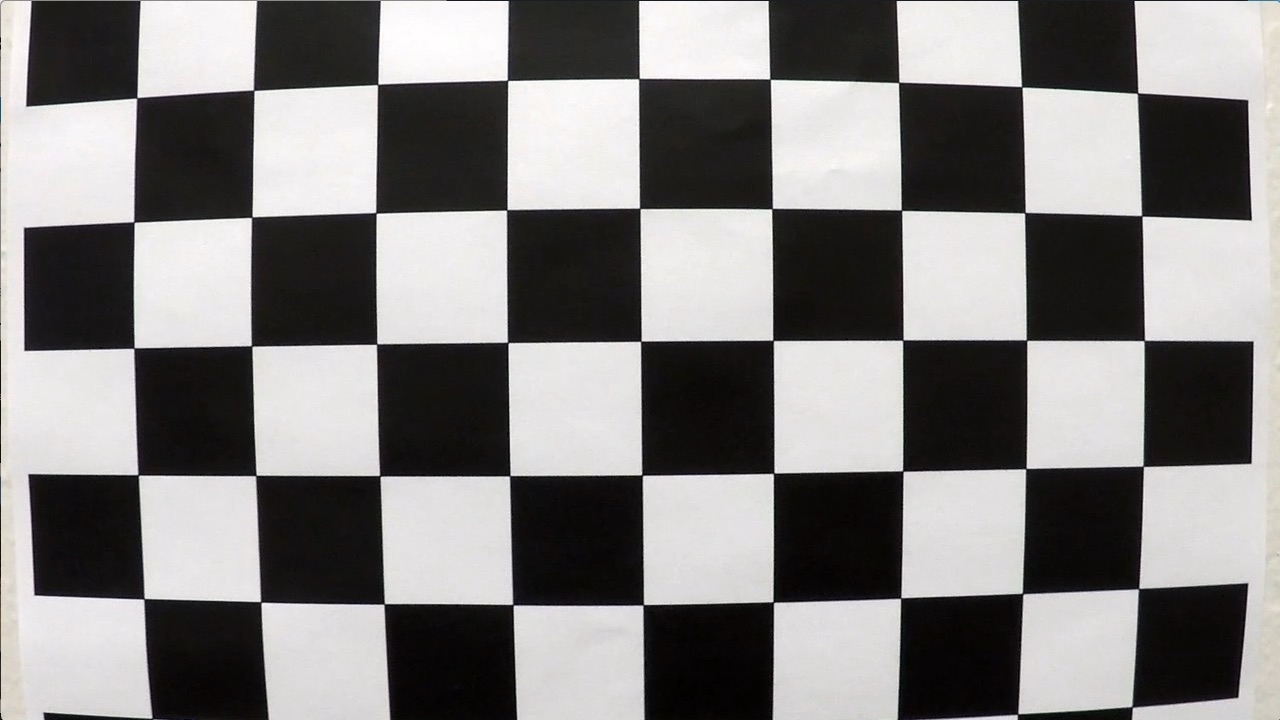
#> input picture camera_cal/calibration1.jpg, 1280 x 720 px; its folder holds 6 pictures in this run
$ jupyter execute --allow-errors pipeline_step_by_step.ipynb   (shell and % lines are left out)   (older library calls are emulated)
#> lines starting #> are read from the running program, lines starting #| are printed output that depends on the picture; after the words box and inside, x2 and y2 are one past the last pixel; in counts of white or black regions, pixels touching at a corner belong together
# Self-Driving Car Engineer Nanodegree

## Project 2: **Advanced Lane Finding**
***

This project goal is to develop a pipeline to identify the lane boundaries in a real scenario.

This is the advance version of the Finding Lane Lines on the Road project ([GitHub repository](https://github.com/rscova/CarND-LaneLines-P1))

The pipeline is based in 6 steps:
* 1. Camera Calibration
* 2. Distortion Image Correction
* 3. Color Spaces and Gradients Thresholds
* 4. Perspective transform (Bird's Eye)
* 5. Detect lane lines
* 6. Determine the lane curvature

So, in this jupyter notebook I am going to develop the pipeline step by step for one image, showing the results of each step to make easier to understand why I choose each method.

## Import Packages

[cell 1]
import matplotlib.pyplot as plt
import matplotlib.image as mpimg
import numpy as np
import cv2
import math, os, sys, glob
import pickle

from moviepy.editor import VideoFileClip
from IPython.display import HTML

## Advanced Lane Finding Step By Step

**Test Images**

[cell 2]
path_in = "test_images/"
path_out = "experiments/"
# Make a list of test images
img_names = os.listdir(path_in)

# Make a list of calibration images
cal_path = "camera_cal/"
img_calibration_paths = glob.glob(cal_path + "*.jpg")

print(img_names)
print(img_calibration_paths)

### Step 1: Camera Calibration

**1.1 Extract object points and image points for camera calibration**

[cell 3]
# prepare object points
nx = 9
ny = 6

# prepare object points, like (0,0,0), (1,0,0), (2,0,0) ....,(6,5,0)
objp = np.zeros((ny*nx,3), np.float32)
objp[:,:2] = np.mgrid[0:nx, 0:ny].T.reshape(-1,2)

# Arrays to store object points and image points from all the images.
objpoints = [] # 3d points in real world space
imgpoints = [] # 2d points in image plane.

# Step through the list and search for chessboard corners
plt.figure(figsize=(15,15))
#> (this line was passed over: IPython is not available in this run)
for idx,img_cal in enumerate(img_calibration_paths):
    image = cv2.imread(img_cal)
#> image is the input picture: shape (720, 1280, 3); mean B, G, R 127.8, 128.4, 130.1
    gray = cv2.cvtColor(image, cv2.COLOR_BGR2GRAY)

    # Find the chessboard corners
    ret, corners = cv2.findChessboardCorners(gray, (nx,ny), None)
#> ret = False; corners = None

    # If found, add object points, image points
    if ret == True:
        objpoints.append(objp)
        imgpoints.append(corners)

        # Draw and display the corners
        if img_cal == 'camera_cal/calibration2.jpg':
            cv2.drawChessboardCorners(image, (nx,ny), corners, ret)
            plt.figure(figsize=(7,7))
            plt.imshow(image)
            plt.title('Corners', fontsize=20)

 **1.2 Calibrate and calculate distortion coefficients**

[cell 4]
image = cv2.imread("camera_cal/calibration1.jpg")
img_size = (image.shape[1], image.shape[0])
#> img_size = (1280, 720)
imshape = image.shape
#> imshape = (720, 1280, 3)

# Do camera calibration given object points and image points
ret, mtx, dist, rvecs, tvecs = cv2.calibrateCamera(objpoints, imgpoints, img_size,None,None)

undist = cv2.undistort(image, mtx, dist, None, mtx)

#> (the rest of this cell did not finish here and is left out)

### Step 2: Distortion correction

[cell 5]
# Read Image
image = cv2.imread("test_images/straight_lines1.jpg")
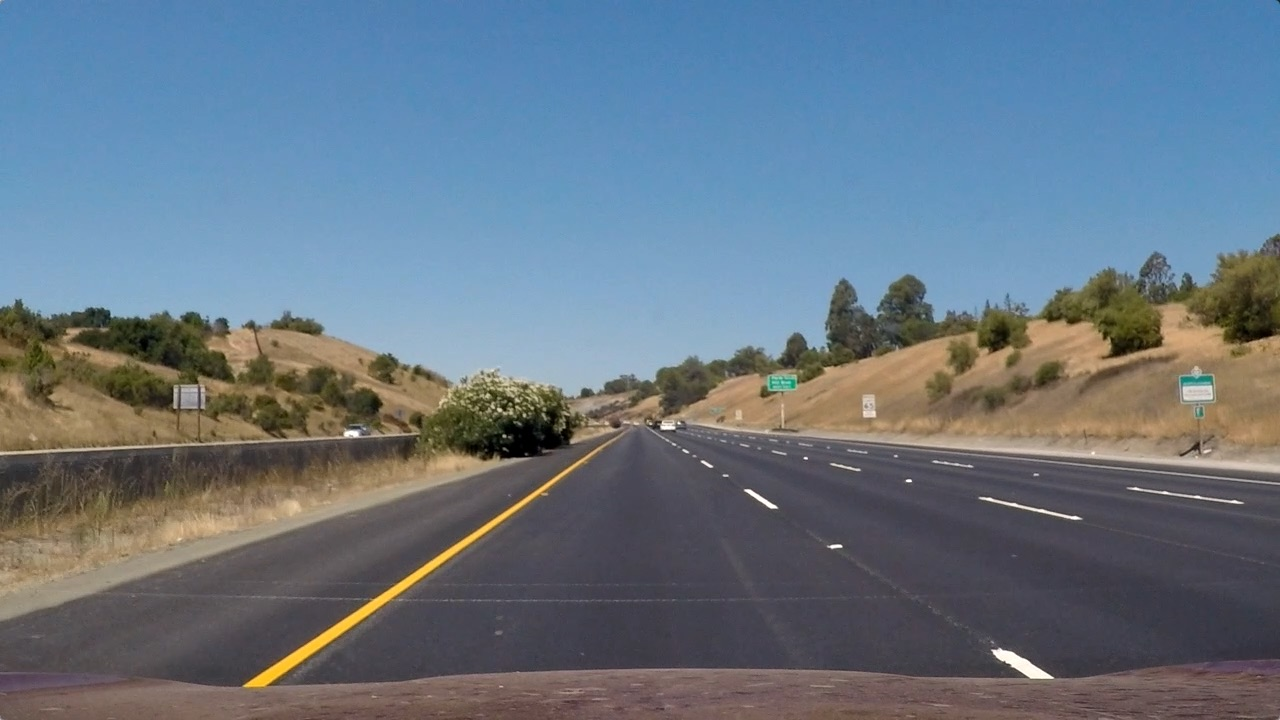
#> input picture test_images/straight_lines1.jpg, 1280 x 720 px
#> image is the input picture: shape (720, 1280, 3); mean B, G, R 131.2, 117.7, 103.2
image = cv2.cvtColor(image, cv2.COLOR_BGR2RGB)

# Remove distortion
undist = cv2.undistort(image, mtx, dist, None, mtx)

#Find differences
difference = cv2.subtract(image, undist)

# Draw and display
#> (the rest of this cell did not finish here and is left out)

### Step 3: Color Spaces and Gradients

**3.1 Color Spaces: RGB, HSV and HLS**

The channel S(HLS) and R(RGB) darkened, are the most suitable channels to detect lines.

S detects a little bit better the yellow and white marks in different iluminations, but get less information than R dark.

Despite, R dark don't take acount the shadows, but it is work worst than S (sometimes) because detects more light.

[cell 6]
def darkenImage(image,gamma=1.0):
    gamma_inverse = 1.0 / gamma
    lut_table = np.array([((i / 255.0) ** gamma_inverse) * 255 for i in np.arange(0, 256)]).astype("uint8")
    return cv2.LUT(image, lut_table)

# Change color space
# Split in to channels
r, g, b = cv2.split(undist)
dark_r = darkenImage(r, 0.7)
h_hsv, s_hsv, v_hsv = cv2.split(cv2.cvtColor(undist, cv2.COLOR_RGB2HSV))
h_hls, l_hls, s_hls = cv2.split(cv2.cvtColor(undist, cv2.COLOR_RGB2HLS))
l_lab, a_lab, b_lab = cv2.split(cv2.cvtColor(undist, cv2.COLOR_RGB2LAB))
l_luv, u_luv, v_luv = cv2.split(cv2.cvtColor(undist, cv2.COLOR_RGB2LUV))
y_ycrcb, cr_ycrcb, cb_ycrcb = cv2.split(cv2.cvtColor(undist, cv2.COLOR_RGB2YCrCb))

#> (the rest of this cell did not finish here and is left out)

**3.2 Thresholds to Channels R(RGB),V(HSV),S(HLS)**

[cell 7]
#thresholds
r_thres = (100, 255)
s_thres = (100, 255)

#Binary images
ret, binary_r = cv2.threshold(dark_r,100,1,cv2.THRESH_BINARY)
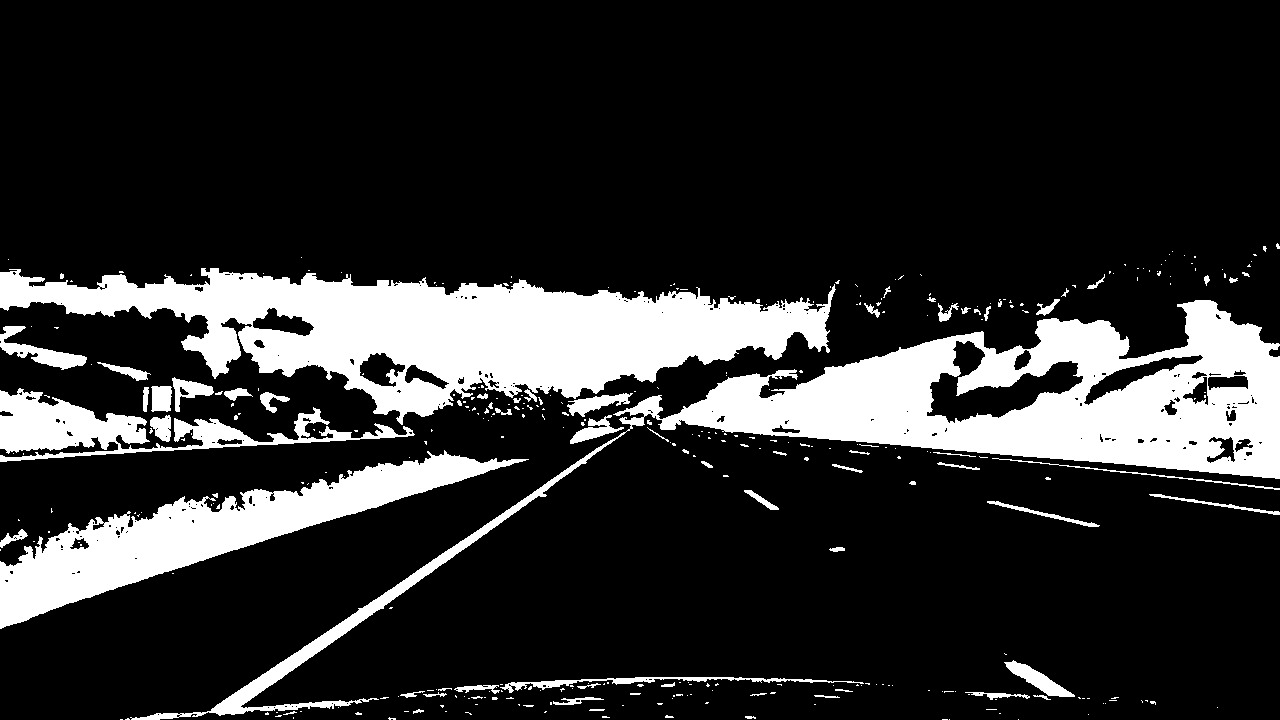
#> binary_r: shape (720, 1280); values 0 (black) and 1 (white), 17.9% white; 350 white regions (279 under 20 px), largest, box (x1, y1, x2, y2) and area: (130, 300, 1280, 720) 59493, (0, 268, 836, 425) 58696, (0, 450, 529, 629) 24731
ret, binary_s = cv2.threshold(s_hls,100,1,cv2.THRESH_BINARY)
#> binary_s: shape (720, 1280); values 0 (black) and 1 (white), 33.5% white; 771 white regions (625 under 20 px), largest, box (x1, y1, x2, y2) and area: (0, 0, 1280, 316) 283068, (213, 453, 593, 712) 5409, (1115, 299, 1188, 359) 2458
ret, s_binary_auto = cv2.threshold(s_hls,100,1,cv2.THRESH_BINARY | cv2.THRESH_TRIANGLE)
#> s_binary_auto: shape (720, 1280); values 0 (black) and 1 (white), 1.6% white; 345 white regions (268 under 20 px), largest, box (x1, y1, x2, y2) and area: (213, 457, 587, 711) 5008, (1116, 301, 1188, 359) 1812, (1248, 290, 1280, 342) 770

#> (the rest of this cell did not finish here and is left out)

**3.3 Gradients**

[cell 8]
# Sobel x
sobelx = cv2.Sobel(dark_r, cv2.CV_64F, 1, 0) # Take the derivative in x
abs_sobelx = np.absolute(sobelx) # Absolute x derivative to accentuate lines away from horizontal
scaled_sobelx = np.uint8(255*abs_sobelx/np.max(abs_sobelx))

# Threshold x gradient
thresh_min = 20
thresh_max = 200
gradx = np.zeros_like(scaled_sobelx)
gradx[(scaled_sobelx >= thresh_min) & (scaled_sobelx <= thresh_max)] = 1

# Sobel y
sobely = cv2.Sobel(dark_r, cv2.CV_64F, 0, 1) # Take the derivative in x
abs_sobely = np.absolute(sobely) # Absolute x derivative to accentuate lines away from horizontal
scaled_sobely = np.uint8(255*abs_sobely/np.max(abs_sobely))

# Threshold y gradient
thresh_min = 20
thresh_max = 200
grady = np.zeros_like(scaled_sobely)
grady[(scaled_sobely >= thresh_min) & (scaled_sobely <= thresh_max)] = 1

#Magnitud of the Gradient
grad_mag = np.sqrt(sobelx**2+sobely**2)
scale_factor_mag = np.max(grad_mag)/255
grad_mag = (grad_mag/scale_factor_mag).astype(np.uint8)

mag_thresh=(30, 100)
mag_binary = np.zeros_like(grad_mag)
mag_binary[(grad_mag >= mag_thresh[0]) & (grad_mag <= mag_thresh[1])] = 1

#Direction of the Gradient
grad_dirct = np.arctan2(abs_sobely, abs_sobelx)

dir_thresh=(np.pi/4, 4*np.pi/9)
dir_binary = np.zeros_like(grad_dirct)
dir_binary[(grad_dirct >= dir_thresh[0]) & (grad_dirct <= dir_thresh[1])] = 1

combined = np.zeros_like(dir_binary)
#combined[((gradx == 1) & (grady == 1)) | ((mag_binary == 1) & (dir_binary == 1))] = 1
combined[((mag_binary == 1) & (dir_binary == 1))] = 1

#> (the rest of this cell did not finish here and is left out)

**3.4 Color and Gradient**

[cell 9]
# Stack each channel to view their individual contributions in green and blue respectively
# This returns a stack of the two binary images, whose components you can see as different colors
color_binary = np.dstack((binary_r, binary_s, gradx)) * 255
#> color_binary: shape (720, 1280, 3); mean of channels 0, 1, 2 45.7, 85.4, 8.4

# Combine the two binary thresholds
combined_binary = np.zeros_like(binary_r)
combined_binary[((binary_r == 1) & ((binary_s == 1) | (s_binary_auto == 1) | (gradx == 1)))] = 1

# Plotting thresholded images
#> (the rest of this cell did not finish here and is left out)

### Step 4: Perspective transform (Bird's Eye)

[cell 10]
# define 4 source points
src_points = [(193,720), (577,460),(705,460),(1126,720)]

# define 4 destination points
dst_points = [(320,720), (320,0)  ,(960,0)  ,(960,720)]

undist_roi = undist.copy()
cv2.polylines(undist_roi,np.array([src_points],dtype=np.int32),True,(255,0,0),4)
#> undist_roi: shape (720, 1280, 3); mean R, G, B 104.6, 117.5, 131

# Given src and dst points, calculate the perspective transform matrix
M = cv2.getPerspectiveTransform(np.float32(src_points), np.float32(dst_points))

# Warp the image
warped = cv2.warpPerspective(undist, M, img_size)
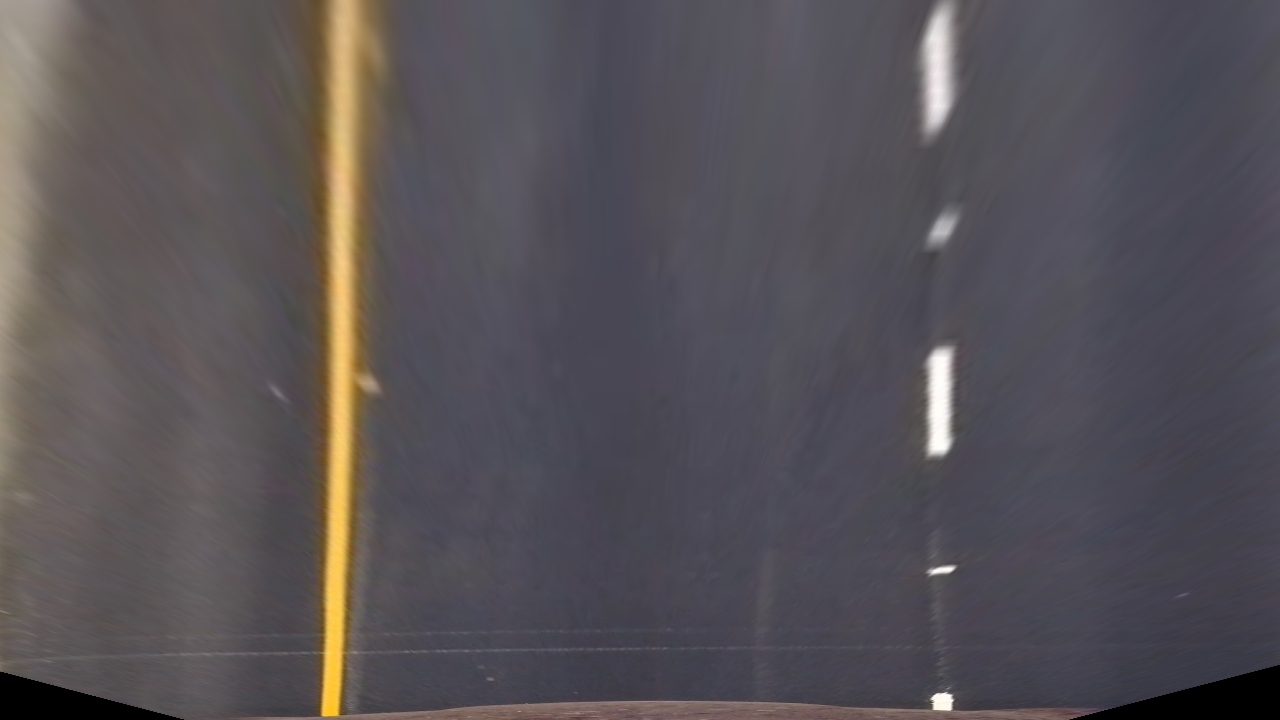
#> warped: shape (720, 1280, 3); mean R, G, B 86.9, 82.1, 86.6
rgb_warp = cv2.cvtColor(warped, cv2.COLOR_RGB2BGR)
cv2.imwrite("prueba.jpg",rgb_warp)
warped_binary = cv2.warpPerspective(combined_binary, M, img_size)
#> warped_binary: shape (720, 1280); values 0 (black) and 1 (white), 3.2% white; 28 white regions (10 under 20 px), largest, box (x1, y1, x2, y2) and area: (319, 0, 381, 717) 21792, (920, 10, 956, 129) 2995, (925, 348, 955, 455) 2537
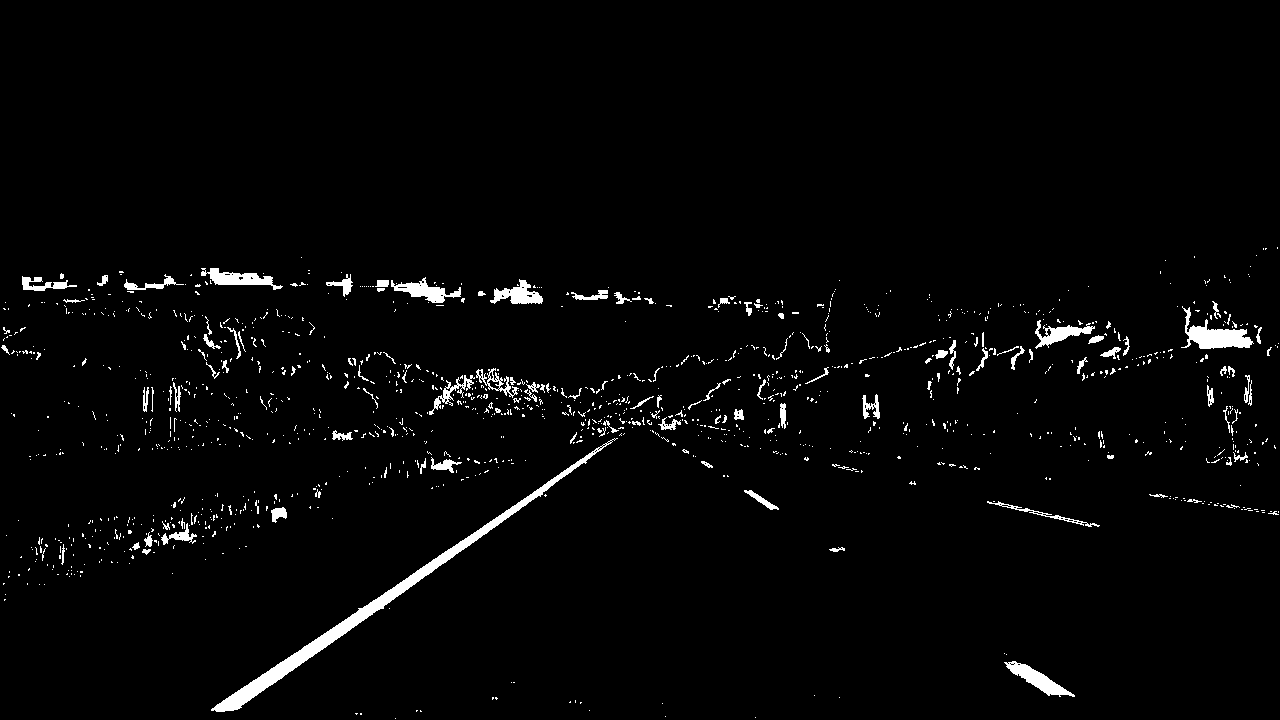
#> combined_binary: shape (720, 1280); values 0 (black) and 1 (white), 2.4% white; 1314 white regions (1186 under 20 px), largest, box (x1, y1, x2, y2) and area: (211, 438, 618, 712) 4549, (1181, 306, 1254, 349) 1234, (1004, 661, 1075, 697) 833
cv2.imwrite("prueba2.jpg",warped_binary*255)

warped_roi = warped.copy()
cv2.polylines(warped_roi,np.array([dst_points],dtype=np.int32),True,(255,0,0),4)

warped_binary = cv2.morphologyEx(warped_binary, cv2.MORPH_OPEN, np.ones((3,3)))
warped_binary = cv2.morphologyEx(warped_binary, cv2.MORPH_TOPHAT, np.ones((2,65)))


#> (the rest of this cell did not finish here and is left out)

### Step 5: Detect lane lines

**5.1 Compute Histogram and Locate Lane Lines**

Take the bottom half of the image to compute the histogram, thus, the lane lines are more vertical.

Compute the histogram, the peaks will be regions with more probability to be a lane line.

Divide the histogram in to equal parts and get the maximum peak of each side. The peaks are the first position of the left and right lines.

[cell 11]
# Take a histogram of the bottom half of the image
# Lane lines are likely to be mostly vertical nearest to the car
histogram = np.sum(warped_binary[warped_binary.shape[0]//2:,:], axis=0)
# Find the peak of the left and right halves of the histogram
# These will be the starting point for the left and right lines
midpoint = np.int(histogram.shape[0]//2)
#> midpoint = 640

leftx_base = np.argmax(histogram[:midpoint])
rightx_base = np.argmax(histogram[midpoint:]) + midpoint
print(leftx_base,rightx_base)
plt.plot(histogram)
#> (this line was passed over: IPython is not available in this run)

Updated version using bins to agroup cols of pixels

[cell 12]
pix_per_bin = 40
windows = warped_binary.shape[1]//pix_per_bin
#> windows = 32
hist = []
for window in range(windows):
    w_low = window * pix_per_bin
    w_high = (window +1) * pix_per_bin
    hist.append(np.max(np.sum(warped_binary[:,w_low:w_high], axis=0)))

#print(hist)
hist = np.array(hist)
plt.plot(hist)
#> (this line was passed over: IPython is not available in this run)

leftx_base = (np.argmax(hist[:windows//2]) * pix_per_bin) + pix_per_bin//2
rightx_base = (np.argmax(hist[windows//2:]) + warped_binary.shape[1]//pix_per_bin//2) * pix_per_bin + pix_per_bin//2
print(leftx_base,rightx_base)

**5.2 Sliding Windows and Fit a Polynomial**

As shown in the previous animation, we can use the two highest peaks from our histogram as a starting point for determining where the lane lines are, and then use sliding windows moving upward in the image (further along the road) to determine where the lane lines go.

[cell 13]
# HYPERPARAMETERS
# Choose the number of sliding windows
nwindows = 9
# Set the width of the windows +/- margin
margin = 70
# Set minimum number of pixels found to recenter window
minpix = 300

# Create an output image to draw on and visualize the result
out_img = np.dstack((warped_binary, warped_binary, warped_binary))

# Set height of windows - based on nwindows above and image shape
window_height = np.int(warped_binary.shape[0]//nwindows)
# Identify the x and y positions of all nonzero (i.e. activated) pixels in the image
nonzero = warped_binary.nonzero()
nonzeroy = np.array(nonzero[0])
nonzerox = np.array(nonzero[1])

# Current positions to be updated later for each window in nwindows
leftx_current = leftx_base
rightx_current = rightx_base

print(leftx_current,rightx_current)
# Create empty lists to receive left and right lane pixel indices
left_lane_inds = []
right_lane_inds = []

# Step through the windows one by one
for window in range(nwindows):
    # Identify window boundaries in x and y (and right and left)
    win_y_low  = warped_binary.shape[0] - (window+1)*window_height
    win_y_high = warped_binary.shape[0] - window*window_height

    # Find the four below boundaries of the window ###
    win_xleft_low = leftx_current - margin
    win_xleft_high = leftx_current + margin
    win_xright_low = rightx_current - margin
    win_xright_high = rightx_current + margin

    # Draw the windows on the visualization image
    cv2.rectangle(out_img,(win_xleft_low,win_y_low),
    (win_xleft_high,win_y_high),(0,255,0), 3)
    cv2.rectangle(out_img,(win_xright_low,win_y_low),
    (win_xright_high,win_y_high),(0,255,0), 3)

    # Identify the nonzero pixels in x and y within the window
    good_left_inds  = ((nonzeroy >= win_y_low) & (nonzeroy < win_y_high) &
                       (nonzerox >= win_xleft_low) & (nonzerox < win_xleft_high)).nonzero()[0]
    good_right_inds = ((nonzeroy >= win_y_low) & (nonzeroy < win_y_high) &
                       (nonzerox >= win_xright_low) & (nonzerox < win_xright_high)).nonzero()[0]

    # Append these indices to the lists
    left_lane_inds.append(good_left_inds)
    right_lane_inds.append(good_right_inds)

    # If you found > minpix pixels, recenter next window
    if good_left_inds.shape[0] > minpix:
        leftx_current = np.int(np.mean(nonzerox[good_left_inds]))
    if good_right_inds.shape[0] > minpix:
        rightx_current = np.int(np.mean(nonzerox[good_right_inds]))


# Concatenate the arrays of indices (previously was a list of lists of pixels)
try:
    left_lane_inds = np.concatenate(left_lane_inds)
    right_lane_inds = np.concatenate(right_lane_inds)
except ValueError:
    # Avoids an error if the above is not implemented fully
    pass

# Extract left and right line pixel positions
leftx = nonzerox[left_lane_inds]
lefty = nonzeroy[left_lane_inds]
rightx = nonzerox[right_lane_inds]
righty = nonzeroy[right_lane_inds]

# Fit a second order polynomial to each line
left_fit = np.polyfit(lefty, leftx, 2)
right_fit = np.polyfit(righty, rightx, 2)

# Generate x and y values for plotting
ploty = np.linspace(0, warped_binary.shape[0]-1, warped_binary.shape[0] )
try:
    left_fitx = left_fit[0]*ploty**2 + left_fit[1]*ploty + left_fit[2]
    right_fitx = right_fit[0]*ploty**2 + right_fit[1]*ploty + right_fit[2]
except TypeError:
    # Avoids an error if `left` and `right_fit` are still none or incorrect
    print('The function failed to fit a line!')
    left_fitx = 1*ploty**2 + 1*ploty
    right_fitx = 1*ploty**2 + 1*ploty

## Visualization ##
# Colors in the left and right lane regions
out_img[lefty, leftx] = [255, 0, 0]
out_img[righty, rightx] = [0, 0, 255]

# Plots the left and right polynomials on the lane lines
plt.plot(left_fitx, ploty, color='yellow')
#> (this line was passed over: IPython is not available in this run)
plt.plot(right_fitx, ploty, color='yellow')

plt.imshow(out_img)
